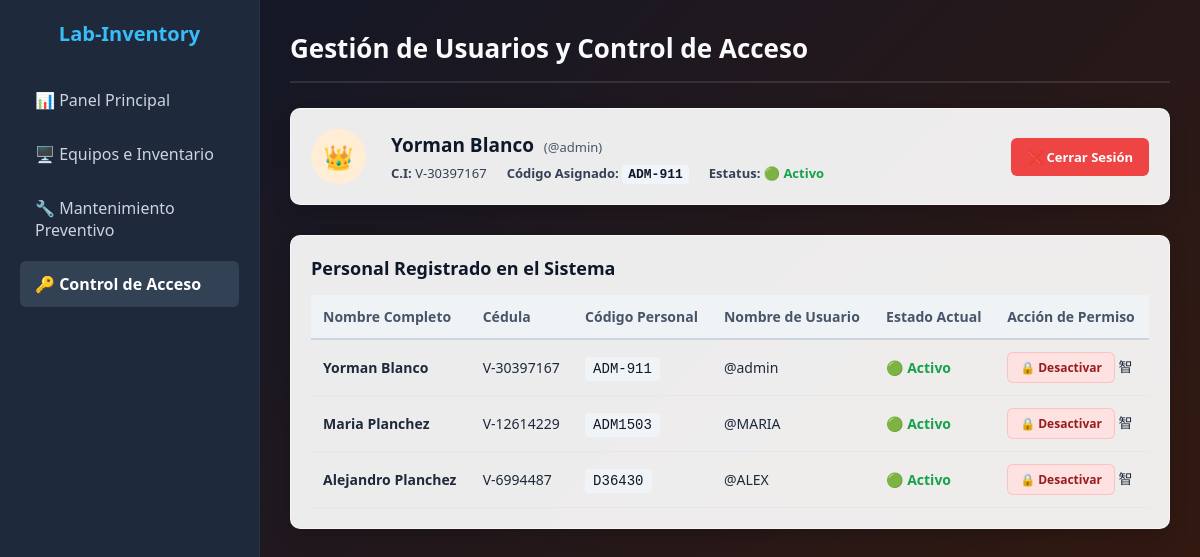
Page /acceso (signed in) on the committed database.
### app.py (models this page shows)
class Usuario(db.Model):
    id = db.Column(db.Integer, primary_key=True)
    username = db.Column(db.String(50), unique=True, nullable=False)
    password = db.Column(db.String(100), nullable=False)
    nombre = db.Column(db.String(100), nullable=False)
    apellido = db.Column(db.String(100), nullable=False)
    cedula = db.Column(db.String(20), unique=True, nullable=False)
    codigo_asignado = db.Column(db.String(20), unique=True, nullable=False)
    estado = db.Column(db.String(20), default="Activo")

### app.py (the view)
@app.route('/acceso')
def acceso():
    if 'usuario' not in session:
        return redirect(url_for('login'))
    if session['usuario'] != 'admin':
        flash("Acceso denegado: No tienes permisos de administrador.", "error")
        return redirect(url_for('home'))
    admin_info = Usuario.query.filter_by(username=session['usuario']).first()
    lista_usuarios = Usuario.query.all()
    return render_template(
        'acceso.html',
        usuario_actual=session['usuario'],
        admin=admin_info,
        usuarios=lista_usuarios
    )

### templates/acceso.html (shortened to what this page needs)
<!DOCTYPE html>
<html lang="es">
<head>
</head>
<body>
    <div class="sidebar">
        <div>
            <h2>Lab-Inventory</h2>
            <a href="{{ url_for('home') }}" class="menu-item">📊 Panel Principal</a>
            <a href="{{ url_for('inventario') }}" class="menu-item">🖥️ Equipos e Inventario</a>
            <a href="{{ url_for('mantenimiento') }}" class="menu-item">🔧 Mantenimiento Preventivo</a>
            <a href="{{ url_for('acceso') }}" class="menu-item active">🔑 Control de Acceso</a>
        </div>
    </div>
    <div class="main-content">
        <div class="header">
            <h1>Gestión de Usuarios y Control de Acceso</h1>
        </div>
        <div class="profile-card" style="background: rgba(255, 255, 255, 0.92); backdrop-filter: blur(8px); padding: 20px; border-radius: 10px; box-shadow: 0 10px 25px -5px rgba(0, 0, 0, 0.2); margin-bottom: 30px; display: flex; justify-content: space-between; align-items: center; border: 1px solid rgba(255, 255, 255, 0.5);">
            <div style="display: flex; gap: 25px; align-items: center;">
                <div style="background: #ffedd5; padding: 12px; border-radius: 50%; font-size: 24px; display: flex; align-items: center; justify-content: center; width: 55px; height: 55px;">👑</div>
                <div>
                    <h2 style="margin: 0; font-size: 19px; color: #0f172a; font-weight: 700;">
                        {{ admin.nombre }} {{ admin.apellido }}
                        <span style="font-size: 13px; color: #475569; font-weight: normal; margin-left: 5px;">(@{{ admin.username }})</span>
                    </h2>
                    <div style="display: flex; gap: 20px; margin-top: 6px; font-size: 13px; color: #334155;">
                        <p><strong>C.I:</strong> {{ admin.cedula }}</p>
                        <p><strong>Código Asignado:</strong> <span style="font-family: monospace; background: #f1f5f9; padding: 2px 6px; border-radius: 4px; font-weight: bold; color: #0f172a;">{{ admin.codigo_asignado }}</span></p>
                        <p><strong>Estatus:</strong> <span style="color: #16a34a; font-weight: bold;">🟢 Activo</span></p>
                    </div>
                </div>
            </div>
            <div>
                <a href="{{ url_for('logout') }}" style="background-color: #ef4444; color: white; text-align: center; padding: 10px 16px; border-radius: 6px; text-decoration: none; font-weight: bold; font-size: 13px; display: inline-flex; align-items: center; gap: 6px; transition: 0.3s;">
                    ❌ Cerrar Sesión
                </a>
            </div>
        </div>
        <div class="table-container">
            <h2>Personal Registrado en el Sistema</h2>
            <table>
                <thead>
                    <tr>
                        <th>Nombre Completo</th>
                        <th>Cédula</th>
                        <th>Código Personal</th>
                        <th>Nombre de Usuario</th>
                        <th>Estado Actual</th>
                        <th>Acción de Permiso</th>
                    </tr>
                </thead>
                <tbody>
                    {% for usuario in usuarios %}
                    <tr>
                        <td><strong>{{ usuario.nombre }} {{ usuario.apellido }}</strong></td>
                        <td>{{ usuario.cedula }}</td>
                        <td><span style="font-family: monospace; background: rgba(241, 245, 249, 0.9); padding: 4px 8px; border-radius: 4px; color: #0f172a; font-weight: 500;">{{ usuario.codigo_asignado }}</span></td>
                        <td>@{{ usuario.username }}</td>
                        <td>
                            {% if usuario.estado == "Activo" %}
                                <span style="color: #16a34a; font-weight: bold;">🟢 Activo</span>
                            {% else %}
                                <span style="color: #dc2626; font-weight: bold;">🔴 Inactivo</span>
                            {% endif %}
                        </td>
                        <td>
                            <form action="{{ url_for('cambiar_estado_usuario', usuario_id=usuario.id) }}" method="POST" style="margin:0;">
                                {% if usuario.estado == "Activo" %}
                                    <button type="submit" class="btn-toggle deactivate">🔒 Desactivar</button>
                                智 {% else %}
                                    <button type="submit" class="btn-toggle activate">🔓 Activar</button>
                                {% endif %}
                            </form>
                        </td>
                    </tr>
                    {% endfor %}
                </tbody>
            </table>
        </div>
    </div>
</body>
</html>

### templates/acceso.html (style rules this page uses)
* { margin: 0; padding: 0; box-sizing: border-box; font-family: 'Segoe UI', Tahoma, Geneva, Verdana, sans-serif; }
body { display: flex; background: linear-gradient(-45deg, #0f172a, #1e1b4b, #451a03, #0f172a); background-size: 400% 400%; animation: seguridadBg 14s ease infinite; color: #333; height: 100vh; overflow: hidden; }
.sidebar { width: 260px; background-color: #1e293b; color: white; padding: 20px; display: flex; flex-direction: column; justify-content: space-between; flex-shrink: 0; border-right: 1px solid rgba(255, 255, 255, 0.05); }
.sidebar h2 { font-size: 20px; text-align: center; margin-bottom: 30px; color: #38bdf8; font-weight: bold; }
.menu-item { padding: 12px 15px; color: #cbd5e1; text-decoration: none; display: block; border-radius: 6px; margin-bottom: 8px; transition: 0.3s; }
.menu-item:hover, .menu-item.active { background-color: #334155; color: white; font-weight: bold; }
.main-content { flex: 1; padding: 30px; overflow-y: auto; }
.header { display: flex; justify-content: space-between; align-items: center; margin-bottom: 25px; border-bottom: 2px solid rgba(255, 255, 255, 0.1); padding-bottom: 15px; }
.header h1 { font-size: 26px; color: #f8fafc; }
.table-container { background: rgba(255, 255, 255, 0.92); backdrop-filter: blur(8px); border-radius: 10px; box-shadow: 0 10px 25px -5px rgba(0, 0, 0, 0.2); padding: 20px; border: 1px solid rgba(255, 255, 255, 0.5); }
.table-container h2 { font-size: 18px; margin-bottom: 15px; color: #0f172a; font-weight: 700; }
table { width: 100%; border-collapse: collapse; text-align: left; }
th { background-color: rgba(241, 245, 249, 0.8); padding: 12px; color: #475569; font-size: 14px; border-bottom: 2px solid #cbd5e1; font-weight: 600; }
td { padding: 12px; border-bottom: 1px solid #e2e8f0; font-size: 14px; color: #1e293b; }
.btn-toggle { border: none; padding: 6px 12px; border-radius: 6px; font-size: 12px; font-weight: bold; cursor: pointer; transition: 0.2s; text-decoration: none; display: inline-block; }
.btn-toggle.deactivate { background-color: #fee2e2; color: #991b1b; border: 1px solid rgba(239, 68, 68, 0.2); }

### rows in the picture
Usuario: nombre "Yorman", apellido "Blanco", username "admin", cedula "V-30397167", codigo_asignado "ADM-911", estado "🟢 Activo"
Usuario: nombre "Maria", apellido "Planchez", cedula "V-12614229", codigo_asignado "ADM1503", username "MARIA", estado "🟢 Activo"
Usuario: nombre "Alejandro", apellido "Planchez", cedula "V-6994487", codigo_asignado "D36430", username "ALEX", estado "🟢 Activo"
